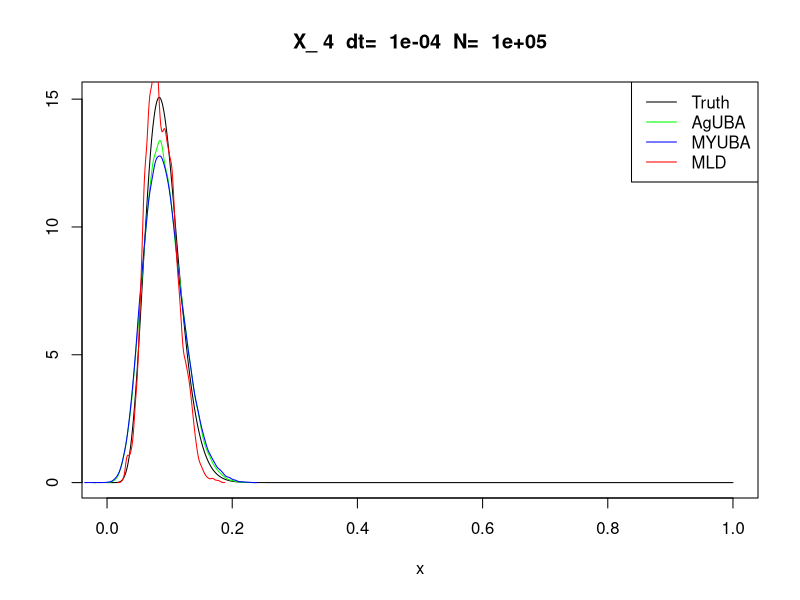

The R script that drew this image:
##########################################33
### MYUBA vs AgUBA on simplex 
##############################################
###AugUBA for Simplex
set.seed(123)

d = 11
nl = rep(10, d)
#nl = c(3,3)
al= rep(0.1, d) 
pars = nl+al
##Dimesion 

#lambda 
lambda = 1e-8 

##Calculate projection 
projsplx = function(u)
{
  ##Initialize
  y = sort(u)
  n = length(y)
  t = numeric(n-1)
  i = n-1
  
  ##Calculating t_hat
  while(i>= 1)
  {
    #Calculate t_i for i>=1
    t[i] = (sum(y[(i+1):n]) - 1)/(n-i)
    if(t[i] >= y[i])
    {
      t_hat = t[i]
      x = ifelse((u - t_hat) >0 , (u- t_hat) , 0)
      return(x)
    }
    else
    {
      #decrement
      i = i - 1
    }
  }
  
  #Calculate t_hat for i==0
  t_hat = (sum(y)-1)/n
  x = ifelse((u - t_hat) >0 , (u - t_hat) , 0)
  return(x)
  
}

dlogf = function(x)
{
  u = projsplx(x)
  
  u.sub <- u[1:(d-1)]
  x.sub <- x[1:(d-1)]
  nl.sub <- nl[1:(d-1)]
  al.sub<- al[1:(d-1)]
  
  grad.psi = (nl.sub + al.sub -1)/x.sub - (nl.sub + al.sub -1)/(1 -sum(x.sub))
  
  my.grad = (x.sub - u.sub)/lambda
  rtn = grad.psi - my.grad
  return(rtn)
}

probf = function(x , dt,v)
{
  mu = dlogf(x)
  temp = -sqrt(2*dt)*v*mu
  return(1/(1 + exp(temp)))
}

UBA = function(x0 ,dt, N)
{
  d = length(x0)
  x = matrix(nrow = N , ncol = d)
  x[1, ]= x0
  counter = 0 
  ind = rep(FALSE , N)
  for( i in 2: N)
  {
    P_x = projsplx(x[(i-1), ])
    diff = P_x - x[(i-1),]
    s = sum(diff==0)
    if(s == d)
    {
      counter = counter + 1
      ind[i] = TRUE
    }
    
    
    v = rnorm(d-1)
    U = runif(d-1)
    prob = probf(x[i-1, ],dt = dt , v = v)
    b = ifelse(U<=prob , 1, -1)
    x[i,-d ] = x[i-1, -d] + sqrt(2*dt)*b*v
    x[i , d] = 1 - sum(x[i, -d])
    if(i%% 1e4 ==0)
    {
      print(i)
    }
  }
  
  return(list(x , ind , counter)) 
  
}




##Calculate augmented drift
aug_drift = function(x)
{
  u = projsplx(x)
  
  u.sub <- u[1:(d-1)]
  x.sub <- x[1:(d-1)]
  nl.sub <- nl[1:(d-1)]
  al.sub<- al[1:(d-1)]
  
  dlogf = (nl.sub + al.sub -1)/x.sub - (nl.sub + al.sub -1)/(1 -sum(x.sub))
  
  rtn = ifelse( u.sub - x.sub == 0 , dlogf , sign(u.sub - x.sub)*Inf)
  return(rtn)
}


##Calculate probability function 
aug_probf = function(u , dt, v)
{
  mu = aug_drift(u)
  temp = -sqrt(2*dt)*v*mu
  return(1/(1 + exp(temp)))
}


###Preconditioning matrix 
###Calculate preconditioning matrix
C = function(x)
{
  u = projsplx(x)
  u.sub <- u[1:(d-1)]
  x.sub <- x[1:(d-1)]
  s = matrix(u.sub - x.sub , nrow = length(u.sub) , ncol = 1)
  
  #Projection matrix
  den = t(s)%*%s
  den = den[1,1]
  
  foo = prod(s==0)
  #foo = prod(s < eps)
  count = 0
  if(foo>0)
  {
    I = diag(1,nrow =  d-1, ncol = d-1)
    rtn = I
    count = count + 1
  }else{
    P = s%*% t(s)
    P = P/den
    rtn = P 
  }
  return(list(rtn ,count))
}

###AugUBA
aug_UBA = function(x0,dt,N)
{
  x = matrix(0 ,nrow = N, ncol= d)
  
  #initializing the first row 
  x[1 , ] = x0
  ind = rep(FALSE, N)
  counter = 0
  for( i in 2: N)
  {
    v = rnorm(d-1)
    U = runif(d-1)
    prob = aug_probf(u = x[(i-1), ], dt = dt , v = v)
    v = ifelse(U<= prob , v, -v)
    pack = C(x[(i-1), ])
    mat = pack[[1]]
    temp = pack[[2]]
    if(temp ==1)
    {
      counter = counter + 1
      ind[i] = TRUE
    }
    x[i, -d] = x[(i-1), -d] + sqrt(2*dt)*mat%*%v
    x[i , d] = 1 - sum(x[i, -d]) #Using the dirichlet constraint
    #print(sum(x[i,]))
    if(i%% 1e4 ==0)
    {
      print(i)
    }
    
  } 
  return(list(x , ind, counter))
}



###############################################
### MLD 
###################################################
grad.h = function(x)
{
  rtn = log(x)- log( 1 - sum(x))
  return(rtn)
}

grad.w = function(y)
{
  a0 = sum(pars)
  pars.sub = pars[1:(d-1)]
  rtn = a0*(exp(y)/(1 + sum(exp(y)))) - pars.sub
  return(rtn)
}

grad.hstar = function(y)
{
  rtn = exp(y)/( 1 + sum(exp(y)))
  return(rtn)
}


MLD = function(x0, dt, N)
{
  x = matrix(0 , nrow = N, ncol = d-1) 
  y = matrix(0 , nrow = N , ncol = d-1)
  x[1, ] = x0[-d]
  for( i in 2: N) 
  {
    v = rnorm(d-1)
    y[(i-1), ] = grad.h(x[(i-1), ]) 
    y[i, ] = y[(i-1),  ] - dt*grad.w(y[(i-1), ]) + v*sqrt(2 *dt)
    x[i,] = grad.hstar(y[i, ])
    
  }
  x = cbind( x, 1- rowSums(x))
  return(x)
}



x0 = rep(1/d, d)
dt = 1e-4
N = 1e5

out = UBA(x0 = x0, dt = dt, N = N)
my_r = 1 - out[[3]]/N
my_out = out[[1]][out[[2]] , ]

try = aug_UBA(x0, dt = dt , N = N) 
c = try[[3]]
r = 1 - c/N
try1 = try[[1]]
out = try1[try[[2]] ,]
out_MLD = MLD(x0, dt= dt,N=N)

idx = 4
foo.x = seq(0,1, length.out = 1e3)
plot(foo.x , dbeta(foo.x , shape1 = pars[idx],
                   shape2 = sum(pars) - pars[idx]),
     type ='l', ylab = ' ', xlab = 'x', 
     main = paste('X_', idx,' dt= ', dt,' N= ',N))
lines(density(out[,idx]), col = 'green')
lines(density(my_out[,idx]) , col = 'blue')
lines(density(out_MLD[,idx]), col = 'red')
legend('topright', 
       legend = c('Truth', 'AgUBA' , 'MYUBA' , 'MLD'), 
       col = c('black', 'green' , 'blue','red'),lty = 1 )
print(paste('X_',idx,'MYUBA: ',
             round(my_r ,4), ' AgUBA: ', round(r,4)))

